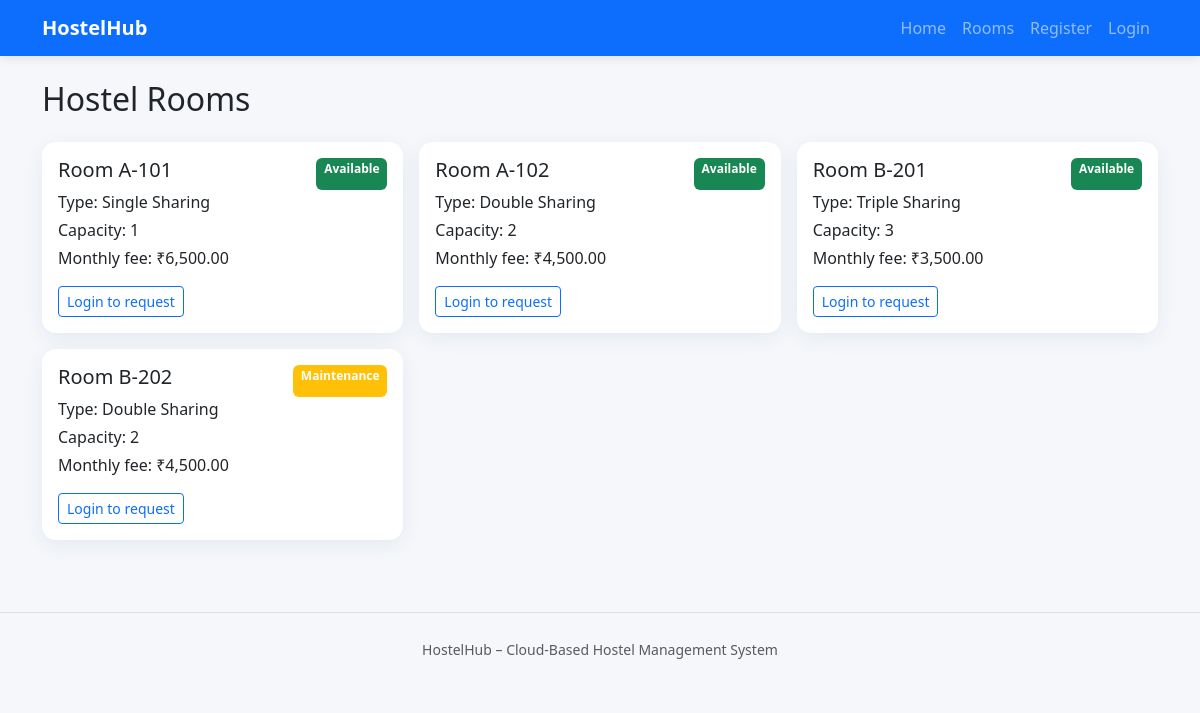
The page /rooms.php on the database its author committed.
### tables this page shows
CREATE TABLE rooms (
  id INT AUTO_INCREMENT PRIMARY KEY,
  room_number VARCHAR(20) NOT NULL UNIQUE,
  room_type VARCHAR(60) NOT NULL,
  capacity INT NOT NULL DEFAULT 2,
  monthly_fee DECIMAL(10,2) NOT NULL DEFAULT 0,
  status ENUM('Available','Full','Maintenance') NOT NULL DEFAULT 'Available',
  created_at TIMESTAMP DEFAULT CURRENT_TIMESTAMP
);

### functions.php (called while the page is built, shortened)
<?php
function e($value): string {
    return htmlspecialchars((string)$value, ENT_QUOTES, 'UTF-8');
}

### rooms.php (the view, shortened to what this page needs)
<?php
require 'config.php'; require 'functions.php';
$rooms=$pdo->query('SELECT * FROM rooms ORDER BY room_number')->fetchAll();
$page_title='Rooms'; require 'header.php';
?>
<div class="d-flex justify-content-between align-items-center mb-3"><h2>Hostel Rooms</h2><?php if (($_SESSION['role'] ?? '')==='admin'): ?><span class="badge bg-primary">Admin management enabled</span><?php endif; ?></div>
<div class="row g-3">
<?php foreach($rooms as $r): ?>
<div class="col-md-6 col-lg-4"><div class="card h-100"><div class="card-body"><div class="d-flex justify-content-between"><h5>Room <?= e($r['room_number']) ?></h5><span class="badge bg-<?= $r['status']==='Available'?'success':($r['status']==='Full'?'secondary':'warning') ?>"><?= e($r['status']) ?></span></div><p class="mb-1">Type: <?= e($r['room_type']) ?></p><p class="mb-1">Capacity: <?= e($r['capacity']) ?></p><p>Monthly fee: ₹<?= number_format((float)$r['monthly_fee'],2) ?></p>
<?php if (!empty($_SESSION['user_id']) && ($_SESSION['role'] ?? '')==='student' && $r['status']==='Available'): ?><form method="post" action="book.php"><input type="hidden" name="csrf_token" value="<?= e(csrf_token()) ?>"><input type="hidden" name="room_id" value="<?= e($r['id']) ?>"><button class="btn btn-primary btn-sm">Request this room</button></form><?php elseif (empty($_SESSION['user_id'])): ?><a class="btn btn-outline-primary btn-sm" href="login.php">Login to request</a><?php endif; ?>
</div></div></div>
<?php endforeach; ?>
</div>
<?php require 'footer.php'; ?>

### header.php (shortened to what this page needs)
<?php require_once __DIR__ . '/functions.php'; ?>
<!doctype html>
<html lang="en">
<head>
  <link href="https://cdn.jsdelivr.net/npm/bootstrap@5.3.3/dist/css/bootstrap.min.css" rel="stylesheet">
  <link href="assets/style.css" rel="stylesheet">
</head>
<body>
<nav class="navbar navbar-expand-lg navbar-dark bg-primary">
  <div class="container">
    <a class="navbar-brand fw-bold" href="index.php">HostelHub</a>
    <div class="collapse navbar-collapse" id="nav">
      <ul class="navbar-nav ms-auto">
        <li class="nav-item"><a class="nav-link" href="index.php">Home</a></li>
        <li class="nav-item"><a class="nav-link" href="rooms.php">Rooms</a></li>
        <?php if (!empty($_SESSION['user_id'])): ?>
          <li class="nav-item"><a class="nav-link" href="dashboard.php">Dashboard</a></li>
          <?php if (($_SESSION['role'] ?? '') === 'admin'): ?>
            <li class="nav-item"><a class="nav-link" href="admin_complaints.php">Complaints</a></li>
          <?php else: ?>
            <li class="nav-item"><a class="nav-link" href="my_bookings.php">My Bookings</a></li>
            <li class="nav-item"><a class="nav-link" href="complaints.php">Complaints</a></li>
          <?php endif; ?>
          <li class="nav-item"><a class="nav-link" href="logout.php">Logout</a></li>
        <?php else: ?>
          <li class="nav-item"><a class="nav-link" href="register.php">Register</a></li>
          <li class="nav-item"><a class="nav-link" href="login.php">Login</a></li>
        <?php endif; ?>
      </ul>
    </div>
  </div>
</nav>
<main class="container py-4">

### footer.php (shortened to what this page needs)
</main>
<footer class="text-center text-muted py-4 border-top">
  <small>HostelHub – Cloud-Based Hostel Management System</small>
</footer>
</body></html>

### assets/style.css (style rules this page uses)
body { background:#f5f7fb; min-height:100vh; }
.card,.stat-card,.form-card { border:0; border-radius:14px; box-shadow:0 5px 20px rgba(20,50,90,.07); }
.navbar { box-shadow:0 2px 10px rgba(0,0,0,.1); }
footer { margin-top:3rem; }

### rows shown on the page
rooms: room_number "A-101", status "Available", room_type "Single Sharing", capacity "1", monthly_fee "6,500.00"
rooms: room_number "A-102", status "Available", room_type "Double Sharing", capacity "2", monthly_fee "4,500.00"
rooms: room_number "B-201", status "Available", room_type "Triple Sharing", capacity "3", monthly_fee "3,500.00"
rooms: room_number "B-202", status "Maintenance", room_type "Double Sharing", capacity "2", monthly_fee "4,500.00"
